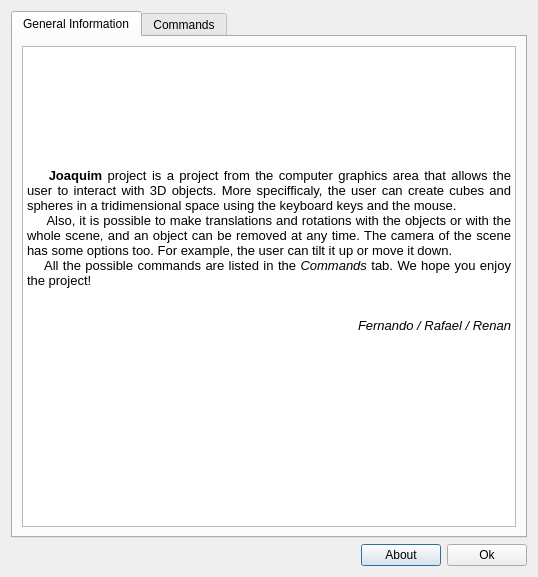
<?xml version="1.0" encoding="UTF-8"?>
<ui version="4.0">
 <class>Dialog</class>
 <widget class="QDialog" name="Dialog">
  <property name="geometry">
   <rect>
    <x>0</x>
    <y>0</y>
    <width>538</width>
    <height>577</height>
   </rect>
  </property>
  <property name="windowTitle">
   <string>Help</string>
  </property>
  <property name="windowIcon">
   <iconset resource="images.qrc">
    <normaloff>:/Help.ico</normaloff>:/Help.ico</iconset>
  </property>
  <layout class="QVBoxLayout" name="verticalLayout_2">
   <item>
    <layout class="QVBoxLayout" name="verticalLayout">
     <item>
      <widget class="QTabWidget" name="tabWidget">
       <property name="currentIndex">
        <number>0</number>
       </property>
       <widget class="QWidget" name="tab">
        <attribute name="title">
         <string>General Information</string>
        </attribute>
        <layout class="QHBoxLayout" name="horizontalLayout_2">
         <item>
          <widget class="QTextEdit" name="textEdit_2">
           <property name="html">
            <string>&lt;!DOCTYPE HTML PUBLIC &quot;-//W3C//DTD HTML 4.0//EN&quot; &quot;http://www.w3.org/TR/REC-html40/strict.dtd&quot;&gt;
&lt;html&gt;&lt;head&gt;&lt;meta name=&quot;qrichtext&quot; content=&quot;1&quot; /&gt;&lt;style type=&quot;text/css&quot;&gt;
p, li { white-space: pre-wrap; }
&lt;/style&gt;&lt;/head&gt;&lt;body style=&quot; font-family:'MS Shell Dlg 2'; font-size:8.25pt; font-weight:400; font-style:normal;&quot;&gt;
&lt;p align=&quot;center&quot; style=&quot;-qt-paragraph-type:empty; margin-top:0px; margin-bottom:0px; margin-left:0px; margin-right:0px; -qt-block-indent:0; text-indent:0px; font-size:8pt;&quot;&gt;&lt;/p&gt;
&lt;p align=&quot;center&quot; style=&quot;-qt-paragraph-type:empty; margin-top:0px; margin-bottom:0px; margin-left:0px; margin-right:0px; -qt-block-indent:0; text-indent:0px; font-size:8pt;&quot;&gt;&lt;/p&gt;
&lt;p align=&quot;center&quot; style=&quot;-qt-paragraph-type:empty; margin-top:0px; margin-bottom:0px; margin-left:0px; margin-right:0px; -qt-block-indent:0; text-indent:0px; font-size:8pt;&quot;&gt;&lt;/p&gt;
&lt;p align=&quot;center&quot; style=&quot;-qt-paragraph-type:empty; margin-top:0px; margin-bottom:0px; margin-left:0px; margin-right:0px; -qt-block-indent:0; text-indent:0px; font-size:8pt;&quot;&gt;&lt;/p&gt;
&lt;p align=&quot;center&quot; style=&quot; margin-top:0px; margin-bottom:0px; margin-left:0px; margin-right:0px; -qt-block-indent:0; text-indent:0px;&quot;&gt;&lt;img src=&quot;:/Help.png&quot; width=&quot;100&quot; /&gt;&lt;/p&gt;
&lt;p align=&quot;center&quot; style=&quot;-qt-paragraph-type:empty; margin-top:0px; margin-bottom:0px; margin-left:0px; margin-right:0px; -qt-block-indent:0; text-indent:0px; font-size:8pt;&quot;&gt;&lt;/p&gt;
&lt;p align=&quot;center&quot; style=&quot;-qt-paragraph-type:empty; margin-top:0px; margin-bottom:0px; margin-left:0px; margin-right:0px; -qt-block-indent:0; text-indent:0px; font-size:8pt;&quot;&gt;&lt;/p&gt;
&lt;p align=&quot;center&quot; style=&quot;-qt-paragraph-type:empty; margin-top:0px; margin-bottom:0px; margin-left:0px; margin-right:0px; -qt-block-indent:0; text-indent:0px; font-size:8pt;&quot;&gt;&lt;/p&gt;
&lt;p align=&quot;center&quot; style=&quot;-qt-paragraph-type:empty; margin-top:0px; margin-bottom:0px; margin-left:0px; margin-right:0px; -qt-block-indent:0; text-indent:0px; font-size:8pt;&quot;&gt;&lt;/p&gt;
&lt;p align=&quot;justify&quot; style=&quot; margin-top:0px; margin-bottom:0px; margin-left:0px; margin-right:0px; -qt-block-indent:0; text-indent:0px;&quot;&gt;&lt;span style=&quot; font-size:10pt; font-weight:600;&quot;&gt;    Joaquim&lt;/span&gt;&lt;span style=&quot; font-size:10pt;&quot;&gt; project is a project from the computer graphics area that allows the user to interact with 3D objects. More specifficaly, the user can create cubes and spheres in a tridimensional space using the keyboard keys and the mouse.&lt;/span&gt;&lt;/p&gt;
&lt;p align=&quot;justify&quot; style=&quot; margin-top:0px; margin-bottom:0px; margin-left:0px; margin-right:0px; -qt-block-indent:0; text-indent:0px;&quot;&gt;&lt;span style=&quot; font-size:10pt;&quot;&gt;     Also, it is possible to make translations and rotations with the objects or with the whole scene, and an object can be removed at any time. The camera of the scene has some options too. For example, the user can tilt it up or move it down.&lt;/span&gt;&lt;/p&gt;
&lt;p align=&quot;justify&quot; style=&quot; margin-top:0px; margin-bottom:0px; margin-left:0px; margin-right:0px; -qt-block-indent:0; text-indent:0px;&quot;&gt;&lt;span style=&quot; font-size:10pt;&quot;&gt;    All the possible commands are listed in the &lt;/span&gt;&lt;span style=&quot; font-size:10pt; font-style:italic;&quot;&gt;Commands &lt;/span&gt;&lt;span style=&quot; font-size:10pt;&quot;&gt;tab. We hope you enjoy the project!&lt;/span&gt;&lt;/p&gt;
&lt;p align=&quot;center&quot; style=&quot;-qt-paragraph-type:empty; margin-top:0px; margin-bottom:0px; margin-left:0px; margin-right:0px; -qt-block-indent:0; text-indent:0px; font-size:10pt;&quot;&gt;&lt;/p&gt;
&lt;p align=&quot;center&quot; style=&quot;-qt-paragraph-type:empty; margin-top:0px; margin-bottom:0px; margin-left:0px; margin-right:0px; -qt-block-indent:0; text-indent:0px; font-size:10pt;&quot;&gt;&lt;/p&gt;
&lt;p align=&quot;right&quot; style=&quot; margin-top:0px; margin-bottom:0px; margin-left:0px; margin-right:0px; -qt-block-indent:0; text-indent:0px;&quot;&gt;&lt;span style=&quot; font-size:10pt; font-style:italic;&quot;&gt;Fernando / Rafael / Renan&lt;/span&gt;&lt;/p&gt;&lt;/body&gt;&lt;/html&gt;</string>
           </property>
          </widget>
         </item>
        </layout>
       </widget>
       <widget class="QWidget" name="tab_2">
        <attribute name="title">
         <string>Commands</string>
        </attribute>
        <layout class="QVBoxLayout" name="verticalLayout_3">
         <item>
          <widget class="QTextEdit" name="textEdit">
           <property name="readOnly">
            <bool>true</bool>
           </property>
           <property name="html">
            <string>&lt;!DOCTYPE HTML PUBLIC &quot;-//W3C//DTD HTML 4.0//EN&quot; &quot;http://www.w3.org/TR/REC-html40/strict.dtd&quot;&gt;
&lt;html&gt;&lt;head&gt;&lt;meta name=&quot;qrichtext&quot; content=&quot;1&quot; /&gt;&lt;style type=&quot;text/css&quot;&gt;
p, li { white-space: pre-wrap; }
&lt;/style&gt;&lt;/head&gt;&lt;body style=&quot; font-family:'MS Shell Dlg 2'; font-size:8.25pt; font-weight:400; font-style:normal;&quot;&gt;
&lt;p align=&quot;center&quot; style=&quot; margin-top:0px; margin-bottom:0px; margin-left:0px; margin-right:0px; -qt-block-indent:0; text-indent:0px;&quot;&gt;&lt;span style=&quot; font-size:11pt; text-decoration: underline;&quot;&gt;Keyboard Commands&lt;/span&gt;&lt;/p&gt;
&lt;p style=&quot;-qt-paragraph-type:empty; margin-top:0px; margin-bottom:0px; margin-left:0px; margin-right:0px; -qt-block-indent:0; text-indent:0px; font-size:10pt; font-weight:600;&quot;&gt;&lt;/p&gt;
&lt;p style=&quot; margin-top:0px; margin-bottom:0px; margin-left:0px; margin-right:0px; -qt-block-indent:0; text-indent:0px;&quot;&gt;&lt;span style=&quot; font-size:10pt; font-weight:600;&quot;&gt;C&lt;/span&gt;&lt;/p&gt;
&lt;p style=&quot; margin-top:0px; margin-bottom:0px; margin-left:0px; margin-right:0px; -qt-block-indent:0; text-indent:0px;&quot;&gt;&lt;span style=&quot; font-size:10pt;&quot;&gt;   Creates a new cube&lt;/span&gt;&lt;/p&gt;
&lt;p style=&quot; margin-top:0px; margin-bottom:0px; margin-left:0px; margin-right:0px; -qt-block-indent:0; text-indent:0px;&quot;&gt;&lt;span style=&quot; font-size:10pt; font-weight:600;&quot;&gt;E&lt;/span&gt;&lt;/p&gt;
&lt;p style=&quot; margin-top:0px; margin-bottom:0px; margin-left:0px; margin-right:0px; -qt-block-indent:0; text-indent:0px;&quot;&gt;&lt;span style=&quot; font-size:10pt;&quot;&gt;   Creates a new sphere&lt;/span&gt;&lt;/p&gt;
&lt;p style=&quot;-qt-paragraph-type:empty; margin-top:0px; margin-bottom:0px; margin-left:0px; margin-right:0px; -qt-block-indent:0; text-indent:0px; font-size:10pt;&quot;&gt;&lt;/p&gt;
&lt;p style=&quot; margin-top:0px; margin-bottom:0px; margin-left:0px; margin-right:0px; -qt-block-indent:0; text-indent:0px;&quot;&gt;&lt;span style=&quot; font-size:10pt; font-weight:600;&quot;&gt;T	&lt;/span&gt;&lt;/p&gt;
&lt;p style=&quot; margin-top:0px; margin-bottom:0px; margin-left:0px; margin-right:0px; -qt-block-indent:0; text-indent:0px;&quot;&gt;&lt;span style=&quot; font-size:10pt;&quot;&gt;   Selects all objects&lt;/span&gt;&lt;/p&gt;
&lt;p style=&quot; margin-top:0px; margin-bottom:0px; margin-left:0px; margin-right:0px; -qt-block-indent:0; text-indent:0px;&quot;&gt;&lt;span style=&quot; font-size:10pt; font-weight:600;&quot;&gt;X	&lt;/span&gt;&lt;/p&gt;
&lt;p style=&quot; margin-top:0px; margin-bottom:0px; margin-left:0px; margin-right:0px; -qt-block-indent:0; text-indent:0px;&quot;&gt;&lt;span style=&quot; font-size:10pt;&quot;&gt;   Removes the selected object&lt;/span&gt;&lt;/p&gt;
&lt;p style=&quot;-qt-paragraph-type:empty; margin-top:0px; margin-bottom:0px; margin-left:0px; margin-right:0px; -qt-block-indent:0; text-indent:0px; font-size:10pt;&quot;&gt;&lt;/p&gt;
&lt;p style=&quot; margin-top:0px; margin-bottom:0px; margin-left:0px; margin-right:0px; -qt-block-indent:0; text-indent:0px;&quot;&gt;&lt;span style=&quot; font-size:10pt; font-weight:600;&quot;&gt;A	&lt;/span&gt;&lt;/p&gt;
&lt;p style=&quot; margin-top:0px; margin-bottom:0px; margin-left:0px; margin-right:0px; -qt-block-indent:0; text-indent:0px;&quot;&gt;&lt;span style=&quot; font-size:10pt;&quot;&gt;   Moves the camera left&lt;/span&gt;&lt;/p&gt;
&lt;p style=&quot; margin-top:0px; margin-bottom:0px; margin-left:0px; margin-right:0px; -qt-block-indent:0; text-indent:0px;&quot;&gt;&lt;span style=&quot; font-size:10pt; font-weight:600;&quot;&gt;D&lt;/span&gt;&lt;span style=&quot; font-size:10pt;&quot;&gt;	&lt;/span&gt;&lt;/p&gt;
&lt;p style=&quot; margin-top:0px; margin-bottom:0px; margin-left:0px; margin-right:0px; -qt-block-indent:0; text-indent:0px;&quot;&gt;&lt;span style=&quot; font-size:10pt;&quot;&gt;   Moves the camera right&lt;/span&gt;&lt;/p&gt;
&lt;p style=&quot; margin-top:0px; margin-bottom:0px; margin-left:0px; margin-right:0px; -qt-block-indent:0; text-indent:0px;&quot;&gt;&lt;span style=&quot; font-size:10pt; font-weight:600;&quot;&gt;W	&lt;/span&gt;&lt;/p&gt;
&lt;p style=&quot; margin-top:0px; margin-bottom:0px; margin-left:0px; margin-right:0px; -qt-block-indent:0; text-indent:0px;&quot;&gt;&lt;span style=&quot; font-size:10pt;&quot;&gt;   Moves the camera up&lt;/span&gt;&lt;/p&gt;
&lt;p style=&quot; margin-top:0px; margin-bottom:0px; margin-left:0px; margin-right:0px; -qt-block-indent:0; text-indent:0px;&quot;&gt;&lt;span style=&quot; font-size:10pt; font-weight:600;&quot;&gt;S&lt;/span&gt;&lt;span style=&quot; font-size:10pt;&quot;&gt;	&lt;/span&gt;&lt;/p&gt;
&lt;p style=&quot; margin-top:0px; margin-bottom:0px; margin-left:0px; margin-right:0px; -qt-block-indent:0; text-indent:0px;&quot;&gt;&lt;span style=&quot; font-size:10pt;&quot;&gt;   Moves the camera down&lt;/span&gt;&lt;/p&gt;
&lt;p style=&quot; margin-top:0px; margin-bottom:0px; margin-left:0px; margin-right:0px; -qt-block-indent:0; text-indent:0px;&quot;&gt;&lt;span style=&quot; font-size:10pt; font-weight:600;&quot;&gt;F	&lt;/span&gt;&lt;/p&gt;
&lt;p style=&quot; margin-top:0px; margin-bottom:0px; margin-left:0px; margin-right:0px; -qt-block-indent:0; text-indent:0px;&quot;&gt;&lt;span style=&quot; font-size:10pt;&quot;&gt;   Moves the camera forward&lt;/span&gt;&lt;/p&gt;
&lt;p style=&quot; margin-top:0px; margin-bottom:0px; margin-left:0px; margin-right:0px; -qt-block-indent:0; text-indent:0px;&quot;&gt;&lt;span style=&quot; font-size:10pt; font-weight:600;&quot;&gt;B&lt;/span&gt;&lt;span style=&quot; font-size:10pt;&quot;&gt;	&lt;/span&gt;&lt;/p&gt;
&lt;p style=&quot; margin-top:0px; margin-bottom:0px; margin-left:0px; margin-right:0px; -qt-block-indent:0; text-indent:0px;&quot;&gt;&lt;span style=&quot; font-size:10pt;&quot;&gt;   Moves the camera backward&lt;/span&gt;&lt;/p&gt;
&lt;p style=&quot; margin-top:0px; margin-bottom:0px; margin-left:0px; margin-right:0px; -qt-block-indent:0; text-indent:0px;&quot;&gt;&lt;span style=&quot; font-size:10pt; font-weight:600;&quot;&gt;R&lt;/span&gt;&lt;/p&gt;
&lt;p style=&quot; margin-top:0px; margin-bottom:0px; margin-left:0px; margin-right:0px; -qt-block-indent:0; text-indent:0px;&quot;&gt;&lt;span style=&quot; font-size:10pt;&quot;&gt;   Resets the camera position and rotation&lt;/span&gt;&lt;/p&gt;
&lt;p style=&quot; margin-top:0px; margin-bottom:0px; margin-left:0px; margin-right:0px; -qt-block-indent:0; text-indent:0px;&quot;&gt;&lt;span style=&quot; font-size:10pt;&quot;&gt;   There is also a button in the main interface for the same purpose.&lt;/span&gt;&lt;/p&gt;
&lt;p style=&quot;-qt-paragraph-type:empty; margin-top:0px; margin-bottom:0px; margin-left:0px; margin-right:0px; -qt-block-indent:0; text-indent:0px; font-size:10pt;&quot;&gt;&lt;/p&gt;
&lt;p style=&quot; margin-top:0px; margin-bottom:0px; margin-left:0px; margin-right:0px; -qt-block-indent:0; text-indent:0px;&quot;&gt;&lt;span style=&quot; font-size:10pt; text-decoration: underline;&quot;&gt;Group:&lt;/span&gt;&lt;/p&gt;
&lt;p style=&quot; margin-top:0px; margin-bottom:0px; margin-left:0px; margin-right:0px; -qt-block-indent:0; text-indent:0px;&quot;&gt;&lt;span style=&quot; font-size:10pt;&quot;&gt;   It is possible to select more than one object using the &lt;/span&gt;&lt;span style=&quot; font-size:10pt; font-weight:600;&quot;&gt;Ctrl&lt;/span&gt;&lt;span style=&quot; font-size:10pt; font-style:italic;&quot;&gt; &lt;/span&gt;&lt;span style=&quot; font-size:10pt;&quot;&gt;button.&lt;/span&gt;&lt;/p&gt;
&lt;p style=&quot;-qt-paragraph-type:empty; margin-top:0px; margin-bottom:0px; margin-left:0px; margin-right:0px; -qt-block-indent:0; text-indent:0px; font-size:10pt;&quot;&gt;&lt;/p&gt;
&lt;p style=&quot; margin-top:0px; margin-bottom:0px; margin-left:0px; margin-right:0px; -qt-block-indent:0; text-indent:0px;&quot;&gt;&lt;span style=&quot; font-size:10pt; text-decoration: underline;&quot;&gt;View All:&lt;/span&gt;&lt;/p&gt;
&lt;p style=&quot; margin-top:0px; margin-bottom:0px; margin-left:0px; margin-right:0px; -qt-block-indent:0; text-indent:0px;&quot;&gt;&lt;span style=&quot; font-size:10pt;&quot;&gt;   To view all the objects in the scene, press the &lt;/span&gt;&lt;span style=&quot; font-size:10pt; font-weight:600;&quot;&gt;Home&lt;/span&gt;&lt;span style=&quot; font-size:10pt;&quot;&gt; button.&lt;/span&gt;&lt;/p&gt;
&lt;p style=&quot; margin-top:0px; margin-bottom:0px; margin-left:0px; margin-right:0px; -qt-block-indent:0; text-indent:0px;&quot;&gt;&lt;span style=&quot; font-size:10pt;&quot;&gt;   There is also a button in the main interface for the same purpose.&lt;/span&gt;&lt;/p&gt;
&lt;p style=&quot;-qt-paragraph-type:empty; margin-top:0px; margin-bottom:0px; margin-left:0px; margin-right:0px; -qt-block-indent:0; text-indent:0px; font-size:10pt;&quot;&gt;&lt;/p&gt;
&lt;p align=&quot;center&quot; style=&quot; margin-top:0px; margin-bottom:0px; margin-left:0px; margin-right:0px; -qt-block-indent:0; text-indent:0px;&quot;&gt;&lt;span style=&quot; font-size:11pt; text-decoration: underline;&quot;&gt;Mouse Commands&lt;/span&gt;&lt;/p&gt;
&lt;p style=&quot;-qt-paragraph-type:empty; margin-top:0px; margin-bottom:0px; margin-left:0px; margin-right:0px; -qt-block-indent:0; text-indent:0px; font-size:10pt;&quot;&gt;&lt;/p&gt;
&lt;p style=&quot; margin-top:0px; margin-bottom:0px; margin-left:0px; margin-right:0px; -qt-block-indent:0; text-indent:0px;&quot;&gt;&lt;span style=&quot; font-size:10pt; text-decoration: underline;&quot;&gt;Selection:&lt;/span&gt;&lt;/p&gt;
&lt;p style=&quot; margin-top:0px; margin-bottom:0px; margin-left:0px; margin-right:0px; -qt-block-indent:0; text-indent:0px;&quot;&gt;&lt;span style=&quot; font-size:10pt;&quot;&gt;   An objetc can be selected with the mouse's left button.&lt;/span&gt;&lt;/p&gt;
&lt;p style=&quot; margin-top:0px; margin-bottom:0px; margin-left:0px; margin-right:0px; -qt-block-indent:0; text-indent:0px;&quot;&gt;&lt;span style=&quot; font-size:10pt;&quot;&gt;   A selection in the scene deselects all the objects.&lt;/span&gt;&lt;/p&gt;
&lt;p style=&quot;-qt-paragraph-type:empty; margin-top:0px; margin-bottom:0px; margin-left:0px; margin-right:0px; -qt-block-indent:0; text-indent:0px; font-size:10pt;&quot;&gt;&lt;/p&gt;
&lt;p style=&quot; margin-top:0px; margin-bottom:0px; margin-left:0px; margin-right:0px; -qt-block-indent:0; text-indent:0px;&quot;&gt;&lt;span style=&quot; font-size:10pt; text-decoration: underline;&quot;&gt;Translation:&lt;/span&gt;&lt;/p&gt;
&lt;p style=&quot; margin-top:0px; margin-bottom:0px; margin-left:0px; margin-right:0px; -qt-block-indent:0; text-indent:0px;&quot;&gt;&lt;span style=&quot; font-size:10pt;&quot;&gt;   An object can be translated dragging it with the mouse's left button.&lt;/span&gt;&lt;/p&gt;
&lt;p style=&quot;-qt-paragraph-type:empty; margin-top:0px; margin-bottom:0px; margin-left:0px; margin-right:0px; -qt-block-indent:0; text-indent:0px; font-size:10pt;&quot;&gt;&lt;/p&gt;
&lt;p style=&quot; margin-top:0px; margin-bottom:0px; margin-left:0px; margin-right:0px; -qt-block-indent:0; text-indent:0px;&quot;&gt;&lt;span style=&quot; font-size:10pt; text-decoration: underline;&quot;&gt;Rotation:&lt;/span&gt;&lt;/p&gt;
&lt;p style=&quot; margin-top:0px; margin-bottom:0px; margin-left:0px; margin-right:0px; -qt-block-indent:0; text-indent:0px;&quot;&gt;&lt;span style=&quot; font-size:10pt;&quot;&gt;   An object can be rotated dragging it with the mouse's right button.&lt;/span&gt;&lt;/p&gt;
&lt;p style=&quot;-qt-paragraph-type:empty; margin-top:0px; margin-bottom:0px; margin-left:0px; margin-right:0px; -qt-block-indent:0; text-indent:0px; font-size:10pt;&quot;&gt;&lt;/p&gt;
&lt;p style=&quot; margin-top:0px; margin-bottom:0px; margin-left:0px; margin-right:0px; -qt-block-indent:0; text-indent:0px;&quot;&gt;&lt;span style=&quot; font-size:10pt; text-decoration: underline;&quot;&gt;Zoom:&lt;/span&gt;&lt;/p&gt;
&lt;p style=&quot; margin-top:0px; margin-bottom:0px; margin-left:0px; margin-right:0px; -qt-block-indent:0; text-indent:0px;&quot;&gt;&lt;span style=&quot; font-size:10pt;&quot;&gt;   The zoom event is done through the mouse's middle button.&lt;/span&gt;&lt;/p&gt;
&lt;p style=&quot; margin-top:0px; margin-bottom:0px; margin-left:0px; margin-right:0px; -qt-block-indent:0; text-indent:0px;&quot;&gt;&lt;span style=&quot; font-size:10pt;&quot;&gt;   To zoom in, drag the scene up with the middle button.&lt;/span&gt;&lt;/p&gt;
&lt;p style=&quot; margin-top:0px; margin-bottom:0px; margin-left:0px; margin-right:0px; -qt-block-indent:0; text-indent:0px;&quot;&gt;&lt;span style=&quot; font-size:10pt;&quot;&gt;   To zoom out, drag the scene down with the middle button.&lt;/span&gt;&lt;/p&gt;
&lt;p style=&quot; margin-top:0px; margin-bottom:0px; margin-left:0px; margin-right:0px; -qt-block-indent:0; text-indent:0px;&quot;&gt;&lt;span style=&quot; font-size:10pt;&quot;&gt;   Also, there is a zoom slider in the main interface.&lt;/span&gt;&lt;/p&gt;
&lt;p style=&quot;-qt-paragraph-type:empty; margin-top:0px; margin-bottom:0px; margin-left:0px; margin-right:0px; -qt-block-indent:0; text-indent:0px; font-size:10pt;&quot;&gt;&lt;/p&gt;
&lt;p align=&quot;center&quot; style=&quot; margin-top:0px; margin-bottom:0px; margin-left:0px; margin-right:0px; -qt-block-indent:0; text-indent:0px;&quot;&gt;&lt;span style=&quot; font-size:11pt; text-decoration: underline;&quot;&gt;Other Commands&lt;/span&gt;&lt;/p&gt;
&lt;p style=&quot;-qt-paragraph-type:empty; margin-top:0px; margin-bottom:0px; margin-left:0px; margin-right:0px; -qt-block-indent:0; text-indent:0px; font-size:10pt;&quot;&gt;&lt;/p&gt;
&lt;p style=&quot; margin-top:0px; margin-bottom:0px; margin-left:0px; margin-right:0px; -qt-block-indent:0; text-indent:0px;&quot;&gt;&lt;span style=&quot; font-size:10pt; text-decoration: underline;&quot;&gt;Object Size:&lt;/span&gt;&lt;/p&gt;
&lt;p style=&quot; margin-top:0px; margin-bottom:0px; margin-left:0px; margin-right:0px; -qt-block-indent:0; text-indent:0px;&quot;&gt;&lt;span style=&quot; font-size:10pt;&quot;&gt;   The size slider in the main interface allows the user to change the size of the objects.&lt;/span&gt;&lt;/p&gt;
&lt;p style=&quot;-qt-paragraph-type:empty; margin-top:0px; margin-bottom:0px; margin-left:0px; margin-right:0px; -qt-block-indent:0; text-indent:0px; font-size:10pt;&quot;&gt;&lt;/p&gt;&lt;/body&gt;&lt;/html&gt;</string>
           </property>
          </widget>
         </item>
        </layout>
       </widget>
      </widget>
     </item>
    </layout>
   </item>
   <item>
    <layout class="QHBoxLayout" name="horizontalLayout">
     <item>
      <spacer name="horizontalSpacer">
       <property name="orientation">
        <enum>Qt::Horizontal</enum>
       </property>
       <property name="sizeHint" stdset="0">
        <size>
         <width>40</width>
         <height>20</height>
        </size>
       </property>
      </spacer>
     </item>
     <item>
      <widget class="QPushButton" name="pushButton">
       <property name="text">
        <string>About</string>
       </property>
      </widget>
     </item>
     <item>
      <widget class="QPushButton" name="pushButton_2">
       <property name="text">
        <string>Ok</string>
       </property>
      </widget>
     </item>
    </layout>
   </item>
  </layout>
 </widget>
 <resources>
  <include location="images.qrc"/>
 </resources>
 <connections>
  <connection>
   <sender>pushButton_2</sender>
   <signal>clicked()</signal>
   <receiver>Dialog</receiver>
   <slot>reject()</slot>
   <hints>
    <hint type="sourcelabel">
     <x>407</x>
     <y>435</y>
    </hint>
    <hint type="destinationlabel">
     <x>268</x>
     <y>228</y>
    </hint>
   </hints>
  </connection>
 </connections>
</ui>
